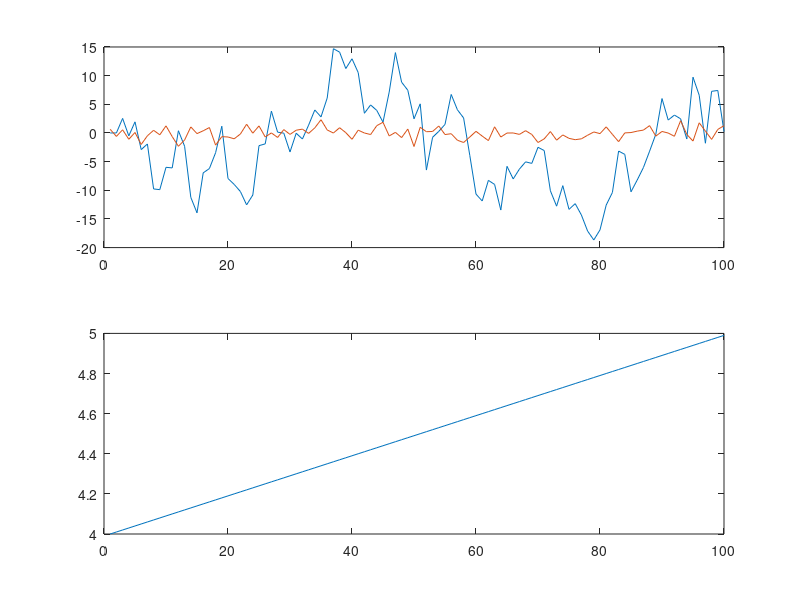

Write the MATLAB code that produced this figure. (Note: this script raises an error after producing the figure.)
% DARXDEMO  Captain Toolbox demonstration
%
% Dynamic Auto-Regression with eXogenous variables (DARX)
% modelling of simulated data
%
% See also DARX, DARXOPT, DTFMDEMO1, DTFMDEMO2

% Copyright (c) 2007 by CRES, Lancaster University, United Kingdom
% Authors : Peter Young, Wlodek Tych, Diego Pedregal, James Taylor
% Additional author for DARXDEMO: Paul McKenna

clear all
close all
format compact
echo on

clc
% DARXDEMO  Captain Toolbox demonstration
 
% This script analyses the output from a discrete time
% Transfer Function (TF) using the functions for Dynamic
% Auto-Regressive eXogenous variables (DARX) modelling.
 
% We will use a first order TF with a gradually increasing
% steady state gain, a fixed time constant and a time delay
% of two samples.
 
%              b(k)                       1
%  y(k) = -------------- u(k-2)  +  -------------- e(k)
%          1 + a.z^(-1)              1 + a.z^(-1)
 
% where z^(-1) represents the backward shift operator,
% y(k) the output, u(k) the input and e(k) a zero mean
% white noise signal.
 
% --------------------------------------------------------
%                 Hit any key to continue
% --------------------------------------------------------
pause
 
% For this example, we utilise a constant denominator
% parameter (a=-0.8) and allow the numerator parameter
% to ramp up slowly over time. Noise has been added to
% the output to represent measurement errors. The
% signals are loaded and plotted below.
 
load sdarx.dat
y=sdarx(:, 1);  % output (transfer function response)
u=sdarx(:, 2);  % input (white noise)
b=sdarx(:, 3);  % numerator parameter for reference
 
clf;
subplot(211)
plot([y u])
subplot(212)
plot(b)
 
% --------------------------------------------------------
%                 Hit any key to continue
% --------------------------------------------------------
pause
 
% We first call DARXOPT to optimise the Noise Variance
% Ratio (NVR) hyper-parameters.
 
% The model structure is represented by the triad [A B T],
% where A and B are the number of denominator and numerator
% parameters respectively, while T is the total time delay.
 
nn=[1 1 2];
 
% A Random Walk (RW) model is used for the
% time variable parameters.
 
TVP=0;

% Since it is constant, we will fix the NVR for the
% denominator parameter at zero. This will speed up the
% optimisation for the purposes of this demonstration.
 
nvrc=[0 -2];  % optimise the second NVR only
 
% --------------------------------------------------------
%                 Hit any key to continue
% --------------------------------------------------------
pause
 
% ESTIMATING HYPER-PARAMETERS : PLEASE WAIT
 
nvr=darxopt(y, u, nn, TVP, [], nvrc)
 
% --------------------------------------------------------
%                 Hit any key to continue
% --------------------------------------------------------
pause
 
% The DARX function utilises the optimsed hyper-parameters.
 
[tfs, fit, fitse, par, parse]= darx(y, u, nn, TVP, nvr);
 
% The final estimate of the denominator parameter
% compares favourably with the actual value (a=-0.8).
 
par(length(par), 1)
 
% The estimated numerator parameter and standard errors are
% compared with the actual value (b increases from 4 to 5).
 
clf
plot([par(5:end, 2) b(5:end)])
hold on
plot(par(5:end, 2)+parse(5:end, 2), ':')
plot(par(5:end, 2)-parse(5:end, 2), ':')
 
% --------------------------------------------------------
%                 Hit any key to continue
% --------------------------------------------------------
pause
 
% It is important to note that DARX provides Least Squares
% estimates of the parameters and suffers from the same
% limitations as conventional en-bloc algorithms, namely
% parameter bias when the noise does not conform to the ARX
% assumption; see e.g. Young, P.C. (1984) Recursive Estimation
% and Time Series Analysis, Springer-Verlag.
 
% In such cases, more sophisticated bivariate modelling tools
% are required, such as the Instrumental Variable aglorithms
% included in the following functions: DTFM, RIV and RIVID.
 
echo off

% end of m-file